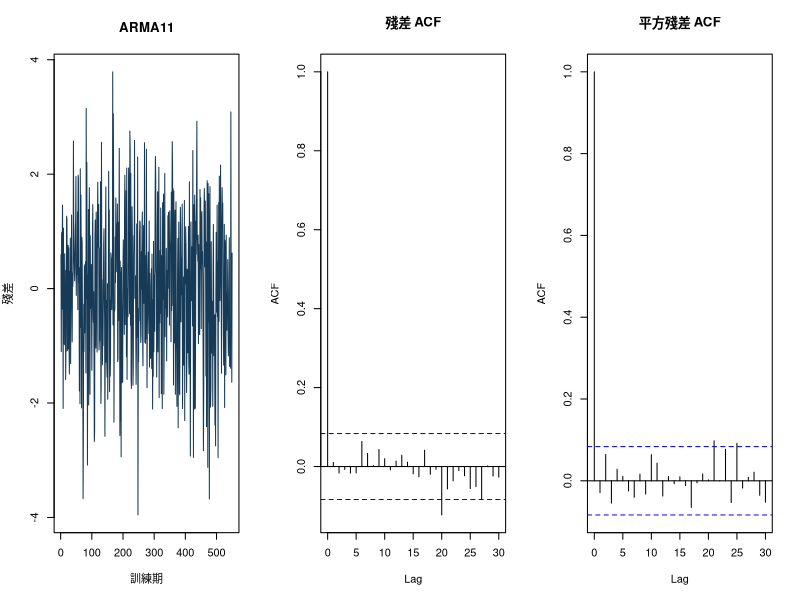
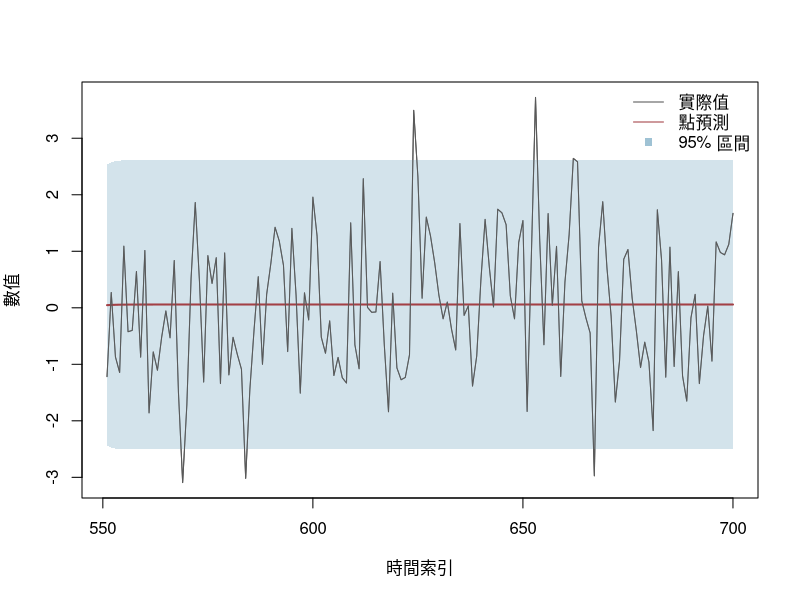

Reproduce these figures in R, in order.
## ---- chunk 1
knitr::opts_chunk$set(
  echo = TRUE, message = FALSE, warning = FALSE,
  fig.width = 7, fig.height = 4.5
)
set.seed(20260716)
## ---- chunk 2
n <- 700L
true_phi <- 0.55
true_theta <- -0.35
innovation_sd <- 1.2

y <- as.numeric(arima.sim(
  model = list(ar = true_phi, ma = true_theta),
  n = n, sd = innovation_sd
))

train_end <- 550L
y_train <- y[1:train_end]
y_test <- y[(train_end + 1L):n]

c(
  training_observations = length(y_train),
  test_observations = length(y_test),
  first_test_index = train_end + 1L
)
## ---- chunk 3
candidate_orders <- list(
  ARMA00 = c(0, 0, 0),
  AR10 = c(1, 0, 0),
  MA01 = c(0, 0, 1),
  ARMA11 = c(1, 0, 1),
  AR20 = c(2, 0, 0),
  MA02 = c(0, 0, 2)
)

fits <- lapply(candidate_orders, function(ord) {
  arima(
    y_train,
    order = ord,
    include.mean = TRUE,
    method = "ML"
  )
})

model_table <- data.frame(
  model = names(fits),
  p = vapply(candidate_orders, function(z) z[1], numeric(1)),
  q = vapply(candidate_orders, function(z) z[3], numeric(1)),
  log_likelihood = vapply(fits, function(z) as.numeric(logLik(z)), numeric(1)),
  AIC = vapply(fits, AIC, numeric(1)),
  BIC = vapply(fits, BIC, numeric(1)),
  row.names = NULL
)
model_table[order(model_table$AIC), ]
## ---- chunk 4
extract_roots <- function(fit) {
  b <- coef(fit)
  ar_coef <- b[grep("^ar[0-9]+$", names(b))]
  ma_coef <- b[grep("^ma[0-9]+$", names(b))]

  ar_roots <- if (length(ar_coef)) {
    polyroot(c(1, -ar_coef))
  } else {
    complex()
  }
  ma_roots <- if (length(ma_coef)) {
    polyroot(c(1, ma_coef))
  } else {
    complex()
  }

  rbind(
    if (length(ar_roots)) data.frame(
      part = "AR", root = ar_roots, modulus = Mod(ar_roots)
    ),
    if (length(ma_roots)) data.frame(
      part = "MA", root = ma_roots, modulus = Mod(ma_roots)
    )
  )
}

root_results <- lapply(names(fits), function(nm) {
  out <- extract_roots(fits[[nm]])
  if (!is.null(out) && nrow(out)) out$model <- nm
  out
})
root_results <- do.call(rbind, root_results)
root_results[, c("model", "part", "root", "modulus")]
stopifnot(all(root_results$modulus > 1))
## ---- chunk 5
diagnose_fit <- function(fit, lag = 20L) {
  e <- residuals(fit)
  e <- e[is.finite(e)]
  fitted_parameters <- length(grep(
    "^(ar|ma)[0-9]+$", names(coef(fit))
  ))
  q_mean <- Box.test(
    e, lag = lag, type = "Ljung-Box",
    fitdf = fitted_parameters
  )
  q_square <- Box.test(
    e^2, lag = lag, type = "Ljung-Box"
  )
  c(
    residual_sd = sd(e),
    Q_mean = unname(q_mean$statistic),
    p_mean = q_mean$p.value,
    Q_square = unname(q_square$statistic),
    p_square = q_square$p.value
  )
}

diagnostic_table <- do.call(rbind, lapply(fits, diagnose_fit))
round(diagnostic_table, 4)
## ---- chunk 6
selected_name <- model_table$model[which.min(model_table$AIC)]
selected_fit <- fits[[selected_name]]
selected_residual <- residuals(selected_fit)

par(mfrow = c(1, 3))
plot(
  selected_residual, type = "l", col = "#173B57",
  xlab = "訓練期", ylab = "殘差", main = selected_name
)
acf(selected_residual, lag.max = 30, main = "殘差 ACF")
acf(selected_residual^2, lag.max = 30, main = "平方殘差 ACF")
par(mfrow = c(1, 1))
## ---- chunk 7
h <- length(y_test)
forecast_object <- predict(selected_fit, n.ahead = h)
forecast_table <- data.frame(
  index = (train_end + 1L):n,
  actual = y_test,
  forecast = as.numeric(forecast_object$pred),
  standard_error = as.numeric(forecast_object$se)
)
forecast_table$lower95 <- forecast_table$forecast -
  1.96 * forecast_table$standard_error
forecast_table$upper95 <- forecast_table$forecast +
  1.96 * forecast_table$standard_error
forecast_table$error <- forecast_table$actual - forecast_table$forecast

head(forecast_table, 8)
tail(forecast_table, 3)
## ---- chunk 8
data.frame(
  selected_model = selected_name,
  test_RMSE = sqrt(mean(forecast_table$error^2)),
  test_MAE = mean(abs(forecast_table$error)),
  interval_coverage = mean(
    forecast_table$actual >= forecast_table$lower95 &
      forecast_table$actual <= forecast_table$upper95
  ),
  average_width = mean(
    forecast_table$upper95 - forecast_table$lower95
  )
)
## ---- chunk 9
plot(
  forecast_table$index, forecast_table$actual,
  type = "l", col = "gray35",
  xlab = "時間索引", ylab = "數值"
)
polygon(
  c(forecast_table$index, rev(forecast_table$index)),
  c(forecast_table$lower95, rev(forecast_table$upper95)),
  border = NA, col = adjustcolor("#9FC2D4", alpha.f = 0.45)
)
lines(
  forecast_table$index, forecast_table$forecast,
  col = "#A34045", lwd = 2
)
lines(forecast_table$index, forecast_table$actual, col = "gray35")
legend(
  "topright", c("實際值", "點預測", "95% 區間"),
  col = c("gray35", "#A34045", "#9FC2D4"),
  lty = c(1, 1, NA), pch = c(NA, NA, 15), bty = "n"
)
## ---- chunk 10
mu <- 2
phi_check <- 0.6
innovation_variance <- 4
y_T <- 5
h_check <- 1:5

manual_check <- data.frame(
  horizon = h_check,
  point_forecast = mu + phi_check^h_check * (y_T - mu),
  error_variance = innovation_variance *
    (1 - phi_check^(2 * h_check)) / (1 - phi_check^2)
)
manual_check$standard_error <- sqrt(manual_check$error_variance)
manual_check
